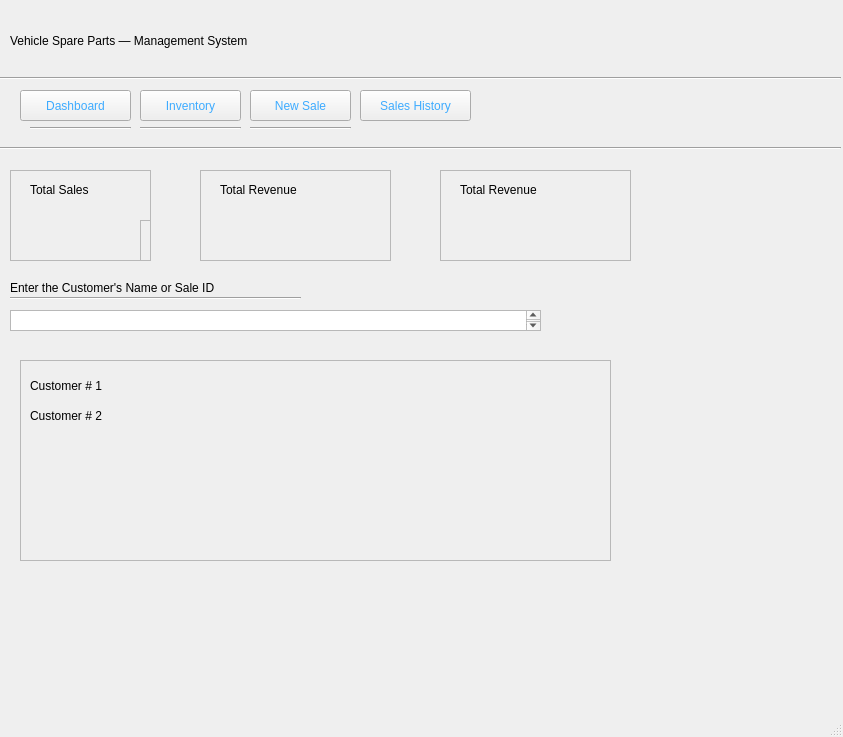
<?xml version="1.0" encoding="UTF-8"?>
<ui version="4.0">
 <class>MainWindow</class>
 <widget class="QMainWindow" name="MainWindow">
  <property name="geometry">
   <rect>
    <x>0</x>
    <y>0</y>
    <width>843</width>
    <height>737</height>
   </rect>
  </property>
  <property name="windowTitle">
   <string>MainWindow</string>
  </property>
  <widget class="QWidget" name="centralwidget">
   <widget class="QLabel" name="label">
    <property name="geometry">
     <rect>
      <x>10</x>
      <y>10</y>
      <width>651</width>
      <height>61</height>
     </rect>
    </property>
    <property name="styleSheet">
     <string notr="true">font: 75 26pt &quot;MS Shell Dlg 2&quot;;
font: 20pt &quot;MS Shell Dlg 2&quot;;</string>
    </property>
    <property name="text">
     <string>Vehicle Spare Parts — Management System</string>
    </property>
   </widget>
   <widget class="QPushButton" name="pushButton">
    <property name="geometry">
     <rect>
      <x>20</x>
      <y>90</y>
      <width>111</width>
      <height>31</height>
     </rect>
    </property>
    <property name="styleSheet">
     <string notr="true">color: rgb(61, 171, 255);
font: 75 10pt &quot;MS Shell Dlg 2&quot;;
border-radius: 8pxw</string>
    </property>
    <property name="text">
     <string>Dashboard</string>
    </property>
   </widget>
   <widget class="QPushButton" name="pushButton_2">
    <property name="geometry">
     <rect>
      <x>140</x>
      <y>90</y>
      <width>101</width>
      <height>31</height>
     </rect>
    </property>
    <property name="styleSheet">
     <string notr="true">color: rgb(61, 171, 255);
font: 75 10pt &quot;MS Shell Dlg 2&quot;;
border-radius: 8pxw</string>
    </property>
    <property name="text">
     <string>Inventory</string>
    </property>
   </widget>
   <widget class="QPushButton" name="pushButton_3">
    <property name="geometry">
     <rect>
      <x>250</x>
      <y>90</y>
      <width>101</width>
      <height>31</height>
     </rect>
    </property>
    <property name="styleSheet">
     <string notr="true">font: 75 10pt &quot;MS Shell Dlg 2&quot;;
color: rgb(61, 171, 255);
border-radius: 8pxw</string>
    </property>
    <property name="text">
     <string>New Sale</string>
    </property>
   </widget>
   <widget class="QPushButton" name="pushButton_4">
    <property name="geometry">
     <rect>
      <x>360</x>
      <y>90</y>
      <width>111</width>
      <height>31</height>
     </rect>
    </property>
    <property name="styleSheet">
     <string notr="true">
font: 75 10pt &quot;MS Shell Dlg 2&quot;;
color: rgb(61, 171, 255);
border-radius: 8pxw</string>
    </property>
    <property name="text">
     <string>Sales History</string>
    </property>
   </widget>
   <widget class="Line" name="line_5">
    <property name="geometry">
     <rect>
      <x>30</x>
      <y>120</y>
      <width>101</width>
      <height>16</height>
     </rect>
    </property>
    <property name="styleSheet">
     <string notr="true">color: rgb(61, 171, 255);
</string>
    </property>
    <property name="lineWidth">
     <number>1</number>
    </property>
    <property name="orientation">
     <enum>Qt::Horizontal</enum>
    </property>
   </widget>
   <widget class="Line" name="line_6">
    <property name="geometry">
     <rect>
      <x>140</x>
      <y>120</y>
      <width>101</width>
      <height>16</height>
     </rect>
    </property>
    <property name="styleSheet">
     <string notr="true">color: rgb(61, 171, 255);
</string>
    </property>
    <property name="lineWidth">
     <number>1</number>
    </property>
    <property name="orientation">
     <enum>Qt::Horizontal</enum>
    </property>
   </widget>
   <widget class="Line" name="line_7">
    <property name="geometry">
     <rect>
      <x>250</x>
      <y>120</y>
      <width>101</width>
      <height>16</height>
     </rect>
    </property>
    <property name="styleSheet">
     <string notr="true">color: rgb(61, 171, 255);
</string>
    </property>
    <property name="lineWidth">
     <number>1</number>
    </property>
    <property name="orientation">
     <enum>Qt::Horizontal</enum>
    </property>
   </widget>
   <widget class="QFrame" name="frame">
    <property name="geometry">
     <rect>
      <x>10</x>
      <y>170</y>
      <width>141</width>
      <height>91</height>
     </rect>
    </property>
    <property name="frameShape">
     <enum>QFrame::StyledPanel</enum>
    </property>
    <property name="frameShadow">
     <enum>QFrame::Raised</enum>
    </property>
    <widget class="QLabel" name="label_2">
     <property name="geometry">
      <rect>
       <x>20</x>
       <y>10</y>
       <width>91</width>
       <height>20</height>
      </rect>
     </property>
     <property name="styleSheet">
      <string notr="true">font: 10pt &quot;MS Shell Dlg 2&quot;;</string>
     </property>
     <property name="text">
      <string>Total Sales</string>
     </property>
    </widget>
    <widget class="QFrame" name="frame_2">
     <property name="geometry">
      <rect>
       <x>130</x>
       <y>50</y>
       <width>141</width>
       <height>91</height>
      </rect>
     </property>
     <property name="frameShape">
      <enum>QFrame::StyledPanel</enum>
     </property>
     <property name="frameShadow">
      <enum>QFrame::Raised</enum>
     </property>
     <widget class="QLabel" name="label_3">
      <property name="geometry">
       <rect>
        <x>20</x>
        <y>10</y>
        <width>91</width>
        <height>20</height>
       </rect>
      </property>
      <property name="styleSheet">
       <string notr="true">font: 10pt &quot;MS Shell Dlg 2&quot;;</string>
      </property>
      <property name="text">
       <string>Total Sales</string>
      </property>
     </widget>
    </widget>
   </widget>
   <widget class="QFrame" name="frame_3">
    <property name="geometry">
     <rect>
      <x>200</x>
      <y>170</y>
      <width>191</width>
      <height>91</height>
     </rect>
    </property>
    <property name="frameShape">
     <enum>QFrame::StyledPanel</enum>
    </property>
    <property name="frameShadow">
     <enum>QFrame::Raised</enum>
    </property>
    <widget class="QLabel" name="label_4">
     <property name="geometry">
      <rect>
       <x>20</x>
       <y>10</y>
       <width>121</width>
       <height>20</height>
      </rect>
     </property>
     <property name="styleSheet">
      <string notr="true">font: 10pt &quot;MS Shell Dlg 2&quot;;</string>
     </property>
     <property name="text">
      <string>Total Revenue</string>
     </property>
    </widget>
   </widget>
   <widget class="QFrame" name="frame_4">
    <property name="geometry">
     <rect>
      <x>440</x>
      <y>170</y>
      <width>191</width>
      <height>91</height>
     </rect>
    </property>
    <property name="frameShape">
     <enum>QFrame::StyledPanel</enum>
    </property>
    <property name="frameShadow">
     <enum>QFrame::Raised</enum>
    </property>
    <widget class="QLabel" name="label_5">
     <property name="geometry">
      <rect>
       <x>20</x>
       <y>10</y>
       <width>121</width>
       <height>20</height>
      </rect>
     </property>
     <property name="styleSheet">
      <string notr="true">font: 10pt &quot;MS Shell Dlg 2&quot;;</string>
     </property>
     <property name="text">
      <string>Total Revenue</string>
     </property>
    </widget>
   </widget>
   <widget class="Line" name="line">
    <property name="geometry">
     <rect>
      <x>0</x>
      <y>70</y>
      <width>841</width>
      <height>16</height>
     </rect>
    </property>
    <property name="styleSheet">
     <string notr="true">rgb.(118, 118, 118)</string>
    </property>
    <property name="lineWidth">
     <number>1</number>
    </property>
    <property name="orientation">
     <enum>Qt::Horizontal</enum>
    </property>
   </widget>
   <widget class="Line" name="line_2">
    <property name="geometry">
     <rect>
      <x>0</x>
      <y>140</y>
      <width>841</width>
      <height>16</height>
     </rect>
    </property>
    <property name="styleSheet">
     <string notr="true">rgb.(118, 118, 118)</string>
    </property>
    <property name="lineWidth">
     <number>1</number>
    </property>
    <property name="orientation">
     <enum>Qt::Horizontal</enum>
    </property>
   </widget>
   <widget class="QTextEdit" name="textEdit">
    <property name="geometry">
     <rect>
      <x>10</x>
      <y>310</y>
      <width>531</width>
      <height>21</height>
     </rect>
    </property>
    <property name="html">
     <string>&lt;!DOCTYPE HTML PUBLIC &quot;-//W3C//DTD HTML 4.0//EN&quot; &quot;http://www.w3.org/TR/REC-html40/strict.dtd&quot;&gt;
&lt;html&gt;&lt;head&gt;&lt;meta name=&quot;qrichtext&quot; content=&quot;1&quot; /&gt;&lt;style type=&quot;text/css&quot;&gt;
p, li { white-space: pre-wrap; }
&lt;/style&gt;&lt;/head&gt;&lt;body style=&quot; font-family:'MS Shell Dlg 2'; font-size:7.8pt; font-weight:400; font-style:normal;&quot;&gt;
&lt;p style=&quot;-qt-paragraph-type:empty; margin-top:0px; margin-bottom:0px; margin-left:0px; margin-right:0px; -qt-block-indent:0; text-indent:0px;&quot;&gt;&lt;br /&gt;&lt;/p&gt;&lt;/body&gt;&lt;/html&gt;</string>
    </property>
   </widget>
   <widget class="QLabel" name="label_6">
    <property name="geometry">
     <rect>
      <x>10</x>
      <y>280</y>
      <width>291</width>
      <height>16</height>
     </rect>
    </property>
    <property name="styleSheet">
     <string notr="true">font: 10pt &quot;MS Shell Dlg 2&quot;;</string>
    </property>
    <property name="text">
     <string>Enter the Customer's Name or Sale ID</string>
    </property>
   </widget>
   <widget class="Line" name="line_3">
    <property name="geometry">
     <rect>
      <x>10</x>
      <y>290</y>
      <width>291</width>
      <height>16</height>
     </rect>
    </property>
    <property name="orientation">
     <enum>Qt::Horizontal</enum>
    </property>
   </widget>
   <widget class="QFrame" name="frame_5">
    <property name="geometry">
     <rect>
      <x>20</x>
      <y>360</y>
      <width>591</width>
      <height>201</height>
     </rect>
    </property>
    <property name="frameShape">
     <enum>QFrame::StyledPanel</enum>
    </property>
    <property name="frameShadow">
     <enum>QFrame::Raised</enum>
    </property>
    <widget class="QLabel" name="label_7">
     <property name="geometry">
      <rect>
       <x>10</x>
       <y>10</y>
       <width>81</width>
       <height>31</height>
      </rect>
     </property>
     <property name="text">
      <string>Customer # 1</string>
     </property>
    </widget>
    <widget class="QLabel" name="label_8">
     <property name="geometry">
      <rect>
       <x>10</x>
       <y>40</y>
       <width>91</width>
       <height>31</height>
      </rect>
     </property>
     <property name="text">
      <string>Customer # 2</string>
     </property>
    </widget>
   </widget>
  </widget>
  <widget class="QMenuBar" name="menubar">
   <property name="geometry">
    <rect>
     <x>0</x>
     <y>0</y>
     <width>843</width>
     <height>26</height>
    </rect>
   </property>
  </widget>
  <widget class="QStatusBar" name="statusbar"/>
 </widget>
 <resources/>
 <connections/>
</ui>
